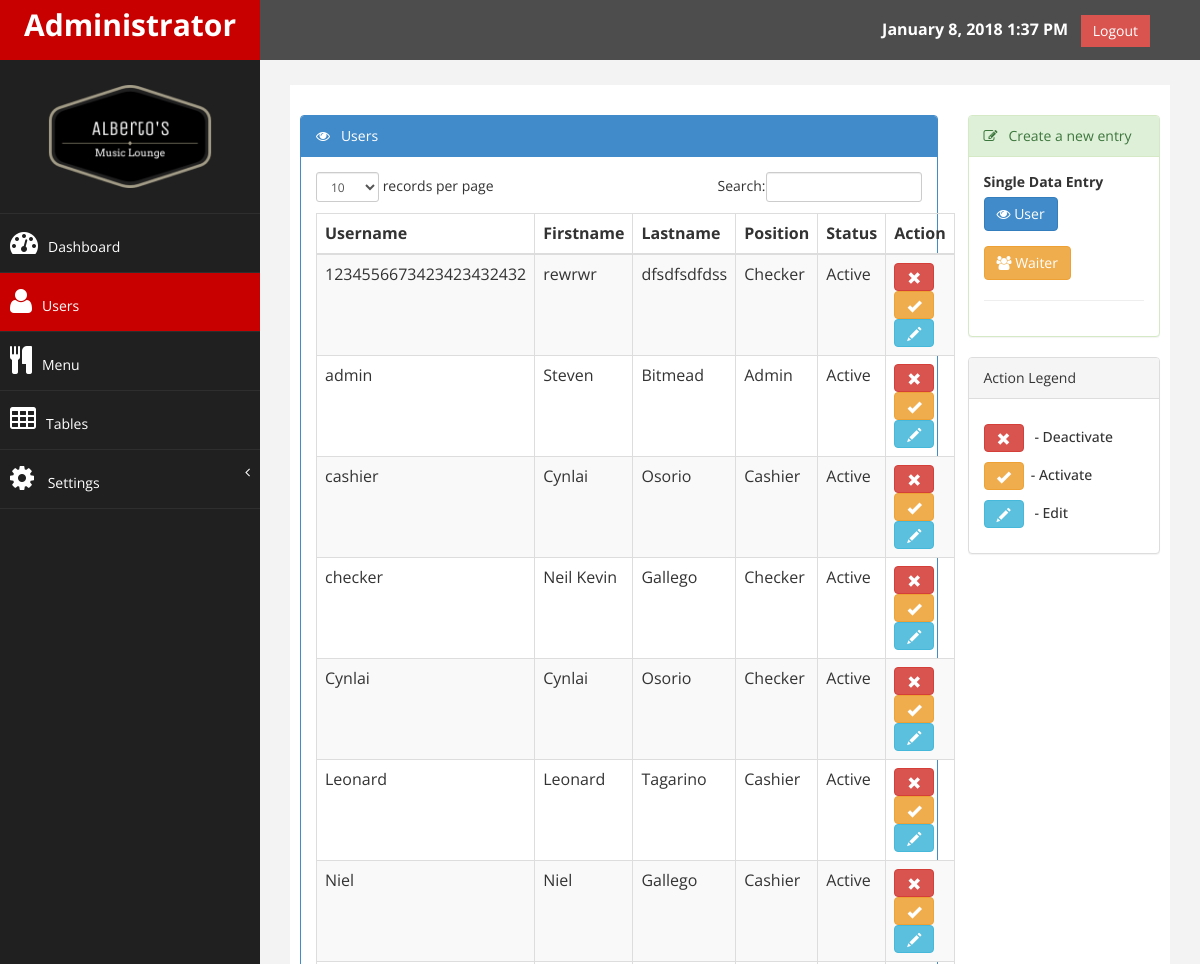
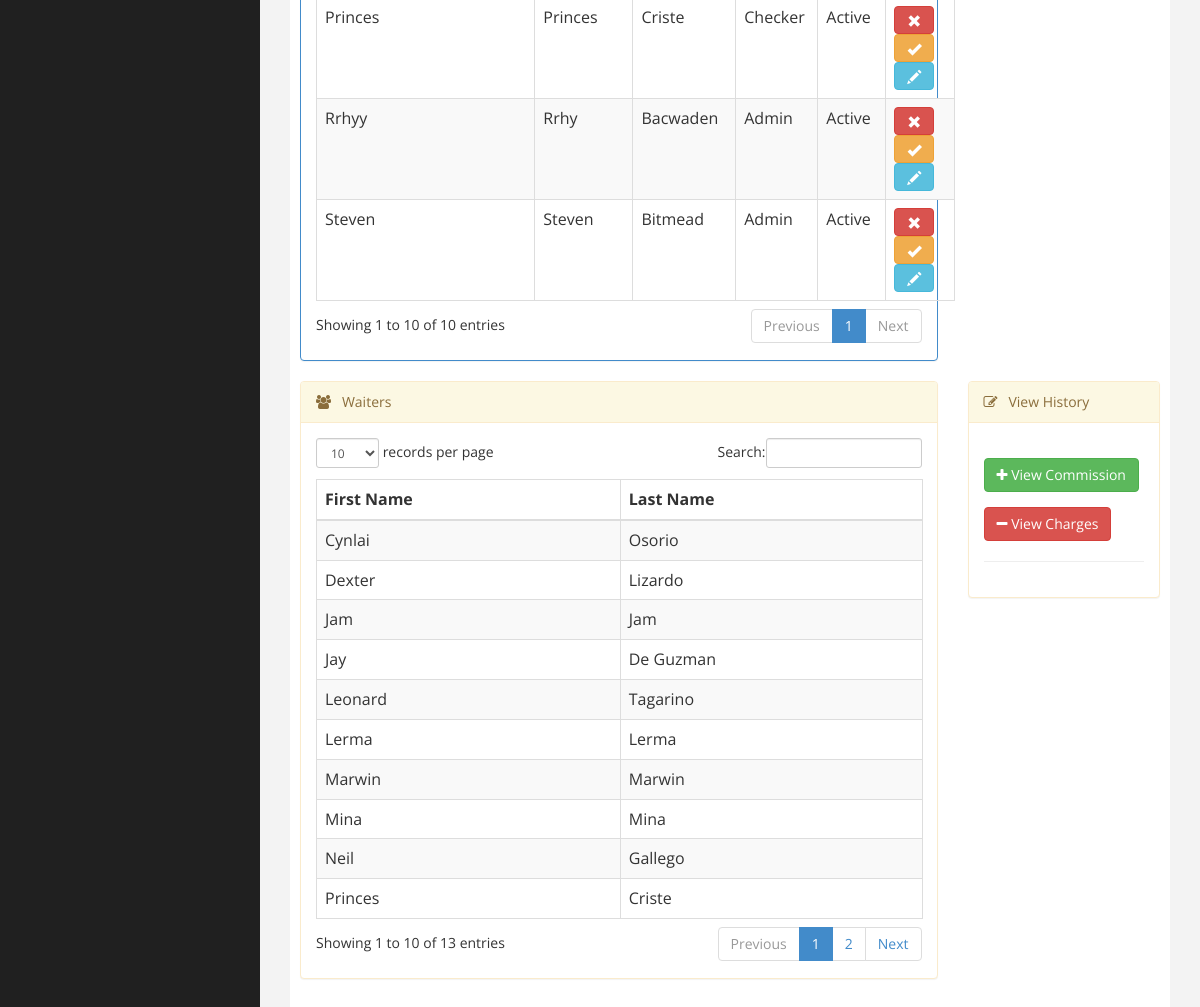
Screenshot of /admin/users.php (signed in) with the database file from the repository (2 pictures, top to bottom).
### tables this page shows
CREATE TABLE IF NOT EXISTS `users` (
  `id` int(255) NOT NULL AUTO_INCREMENT,
  `username` varchar(255) NOT NULL,
  `firstname` varchar(255) NOT NULL,
  `lastname` varchar(255) NOT NULL,
  `password` varchar(255) NOT NULL,
  `email` varchar(255) NOT NULL,
  `position` varchar(255) NOT NULL,
  `status` varchar(255) DEFAULT NULL,
  PRIMARY KEY (`id`)
);

CREATE TABLE IF NOT EXISTS `employee` (
  `emp_id` int(11) NOT NULL AUTO_INCREMENT,
  `Nname` varchar(255) DEFAULT NULL,
  `Position` varchar(255) DEFAULT NULL,
  `Lname` varchar(255) DEFAULT NULL,
  `charge_amount` varchar(45) DEFAULT NULL,
  PRIMARY KEY (`emp_id`)
);

### admin/users.php (the view, shortened to what this page needs)
<html xmlns="http://www.w3.org/1999/xhtml">
<head>
    <link href="assets/css/bootstrap.css" rel="stylesheet" />
    <link href="assets/css/font-awesome.css" rel="stylesheet" />
    <link href="assets/css/custom.css" rel="stylesheet" />
    <link href="assets/js/dataTables/dataTables.bootstrap.css" rel="stylesheet" />
</head>
<body>
    <div id="wrapper">
        <nav class="navbar navbar-default navbar-cls-top " role="navigation" style="margin-bottom: 0">
            <div class="navbar-header">
                <a class="navbar-brand" href="transac.php">Administrator</a>
            </div>
  <div style="color: white;
padding: 15px 50px 5px 50px;
float: right;
font-size: 16px;"> <b><?php date_default_timezone_set("Asia/Manila");
                            echo $today = date("F j, Y g:i A");?></b> &nbsp; <a href="logout.php" onclick="return confirm('Do you really want to Log Out?');"class="btn btn-danger square-btn-adjust">Logout</a> </div>
        </nav>
                <nav class="navbar-default navbar-side" role="navigation">
            <div class="sidebar-collapse">
                <ul class="nav" id="main-menu">
                <li class="text-center">
                    <img src="assets/img/AML.png" class="user-image img-responsive"/>
                    </li>
                        <li>
                        <a href="transac.php"><i class="fa fa-tachometer fa-2x" aria-hidden="true"></i><span class="hidden-xs hidden-sm">Dashboard</span></a></li>
                        <li><a class="active-menu"  href="users.php"><i class="fa fa-user fa-2x" aria-hidden="true"></i><span class="hidden-xs hidden-sm">Users</span></a></li>
                        <li><a href="manage.php"><i class="fa fa-cutlery fa-2x" aria-hidden="true"></i><span class="hidden-xs hidden-sm">Menu</span></a></li>
                        <li><a href="tables.php"><i class="fa fa-table fa-2x" aria-hidden="true"></i><span class="hidden-xs hidden-sm">Tables</span></a></li>
                         <li>
                        <a href="#"><i class="fa fa-cog fa-2x"></i> Settings<span class="fa arrow"></span></a>
                      </li>
                    </ul>
                </div>
         </nav>
        <div id="page-wrapper" >
        <div id="page-inner">
            <div class="row">
        <div class="col-md-9 col-sm-12 col-xs-12" >
        <div class="panel panel-primary">
        <div class="panel-heading">
           <i class="fa fa-eye" aria-hidden="true"></i> &nbsp;
               Users
        </div>
 <div class="panel-body">
 <div class="table-responsive">
 <table class="table table-striped table-bordered table-hover" id="dataTables-example">
        <thead>
            <tr>
               <th>Username</th>
                <th>Firstname</th>
                <th>Lastname</th>
                <th>Position</th>
                 <th>Status</th>
                <th>Action</th>
            </tr>
        </thead>
        <tbody>
<?php
        $connection=mysqli_connect("localhost","root","","aml_db");
    $result = mysqli_query($connection,"SELECT * FROM users where position != 'waiter'");
    while($row = mysqli_fetch_array($result))
    {
       ?>
<tr>
   <td> <?php echo $row['username']; ?></td>
      <td> <?php echo $row['firstname']; ?></td>
      <td> <?php echo $row['lastname']; ?></td>
      <td> <?php echo $row['position']; ?></td>
    <td> <?php echo $row['status']; ?></td>
  <?php
echo "<td>";
  echo  " <a class='btn btn-danger btn-square' href=\"delete.php?id=".$row['id']. "\">
            <span class='glyphicon glyphicon-remove'></span> </a>" ;
  echo  " <a class='btn btn-warning btn-square' href=\"activate.php?id=".$row['id']. "\">
            <span class='glyphicon glyphicon-ok'></span> </a>";
  echo  " <a  class='btn btn-info btn-square' href=\"edit.php?id=".$row['id']. "\">
            <span class='glyphicon glyphicon-pencil'></span> </a>";
  echo "</td>";
    ?>
</tr>
    <?php
}
    ?>
    </tbody>
    </table>
    </div>
    </div>
    </div>
    </div>
 <div class="col-md-3 col-sm-12 col-xs-12">
  <div class="panel panel-success">
  <div class="panel-heading">
       <i class="fa fa-edit" aria-hidden="true"></i> &nbsp;
       Create a new entry
  </div>
  <div class="panel-body">
    <label>Single Data Entry</label>
     <br>
     <div class="form-group">
      <a href="register.php"><button class="btn btn-primary"><i class="fa fa-eye "></i> User</button></a>
       </div>
        <div class="form-group">
          <a href="registerwaiter.php"><button class="btn btn-warning"><i class="fa fa-users "></i> Waiter</button></a>
         <hr>
                           </div>
                      </div>
                    </div>
 </div>
  <div class="col-md-3 col-sm-12 col-xs-12">
                    <div class="panel panel-default">
                        <div class="panel-heading">
                           Action Legend
                        </div>
                        <div class="panel-body">
                            <h5> <span class="btn btn-danger btn-square"><i class='glyphicon glyphicon-remove'aria-hidden="true"></span></i> &nbsp; - Deactivate</h5>
                            <h5><span class="btn btn-warning btn-square"><i class='glyphicon glyphicon-ok'aria-hidden="true"></span></i> &nbsp;- Activate</h5>
                            <h5><span class="btn btn-info btn-square"><i class='glyphicon glyphicon-pencil'aria-hidden="true"></span></i> &nbsp; - Edit</h5>
                      </div>
                    </div>
                </div>
<div class="col-md-9 col-sm-12 col-xs-12" >
        <div class="panel panel-warning">
        <div class="panel-heading">
            <i class="fa fa-users" aria-hidden="true"></i> &nbsp;
              Waiters
        </div>
 <div class="panel-body">
<div class="table-responsive">
 <table class="table table-striped table-bordered table-hover" id="awardee">
   <thead>
 <tr>
                <th>First Name</th>
                <th>Last Name</th>
            </tr>
        </thead>
        <tbody>
<?php
        $connection=mysqli_connect("localhost","root","","aml_db");
    $result = mysqli_query($connection,"SELECT * FROM employee");
    while($row = mysqli_fetch_array($result))
    {
       ?>
<tr>
      <td> <?php echo $row['Nname']; ?></td>
      <td> <?php echo $row['Lname']; ?></td>
</tr>
    <?php
}
    ?>
</tbody>
</table>
 </div>
 </div>
 </div>
 </div>
  <div class="col-md-3 col-sm-12 col-xs-12">
  <div class="panel panel-warning">
  <div class="panel-heading">
       <i class="fa fa-edit" aria-hidden="true"></i> &nbsp;
       View History
  </div>
  <div class="panel-body">
     <br>
     <div class="form-group">
      <a href="comm.php"><button class="btn btn-success"><i class="fa fa-plus "></i> View Commission</button></a>
       </div>
        <div class="form-group">
          <a href="history.php"><button class="btn btn-danger"><i class="fa fa-minus "></i> View Charges</button></a>
         <hr>
                           </div>
                      </div>
                    </div>
 </div>
  </div>
</body>
</html>

### admin/assets/css/custom.css (style rules this page uses)
body { font-family: 'Open Sans', sans-serif; }
#wrapper { width: 100%; background:#202020; }
#page-wrapper { padding: 15px 15px; min-height: 600px; background:#F3F3F3; }
#page-inner { width:100%; margin:10px 20px 10px 0px; background-color:#fff!important; padding:10px; min-height:1200px; }
.text-center { text-align:center; }
.square-btn-adjust { border: 0px solid transparent; -webkit-border-radius: 0px; -moz-border-radius: 0px; border-radius: 0px; }
.user-image { margin: 25px auto; -webkit-border-radius: 10px; -moz-border-radius: 10px; border-radius: 10px; max-height:170px; max-width:170px; }
.navbar-cls-top .navbar-brand { color: #fff; background: #C90000; width: 260px; text-align: center; height: 60px; font-size: 30px; font-weight: 700; }
.active-menu { background-color:#C90000!important; }
.arrow { float: right; }
.fa.arrow:before { content: "\f104"; }
.sidebar-collapse , .sidebar-collapse .nav { background:none; }
.sidebar-collapse .nav { padding:0; }
.sidebar-collapse .nav > li > a { color:#fff; background:#202020; text-shadow:none; }
.sidebar-collapse > .nav > li > a { padding:15px 10px; }
.sidebar-collapse > .nav > li { border-bottom: 1px solid rgba(107, 108, 109, 0.19); }
.navbar-side { border:none; background-color: #202020; }
.navbar-cls-top { background:#4D4D4D; border-bottom:none; }
.navbar-default { border:0px solid black; }
.navbar-header { background: #A70303; }
.nav > li > a > i { margin-right:10px; }
@media (min-width:768px) { #page-wrapper { margin: 0 0 0 260px; padding: 15px 30px; min-height: 1200px; } }
@media (min-width:768px) { .navbar-side { z-index: 1; position: absolute; width: 260px; } }
@media (min-width:768px) { .navbar { border-radius: 0px; } }

### rows the page displays
users: username "Rrhyy", firstname "Rrhy", lastname "Bacwaden", position "Admin", status "Active"
users: username "Princes", firstname "Princes", lastname "Criste", position "Checker", status "Active"
users: username "Steven", firstname "Steven", lastname "Bitmead", position "Admin", status "Active"
users: username "Niel", firstname "Niel", lastname "Gallego", position "Cashier", status "Active"
users: username "Leonard", firstname "Leonard", lastname "Tagarino", position "Cashier", status "Active"
users: username "Cynlai", firstname "Cynlai", lastname "Osorio", position "Checker", status "Active"
users: username "checker", firstname "Neil Kevin", lastname "Gallego", position "Checker", status "Active"
users: username "cashier", firstname "Cynlai", lastname "Osorio", position "Cashier", status "Active"
users: username "admin", firstname "Steven", lastname "Bitmead", position "Admin", status "Active"
users: username "1234556673423423432432", firstname "rewrwr", lastname "dfsdfsdfdss", position "Checker", status "Active"
employee: Nname "Jay", Lname "De Guzman"
employee: Nname "Neil", Lname "Gallego"
employee: Nname "Leonard", Lname "Tagarino"
employee: Nname "Cynlai", Lname "Osorio"
employee: Nname "Princes", Lname "Criste"
employee: Nname "Mina", Lname "Mina"
employee: Nname "Lerma", Lname "Lerma"
employee: Nname "Jam", Lname "Jam"
employee: Nname "Dexter", Lname "Lizardo"
employee: Nname "Marwin", Lname "Marwin"
